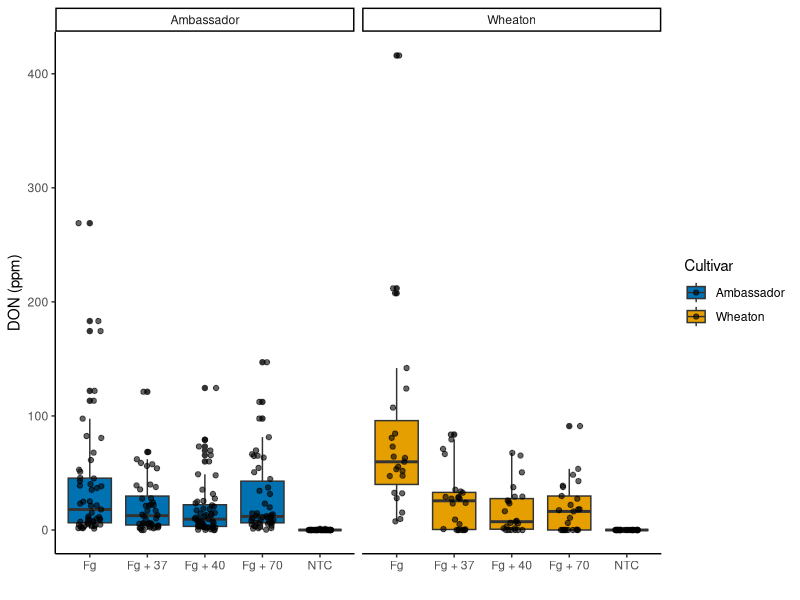
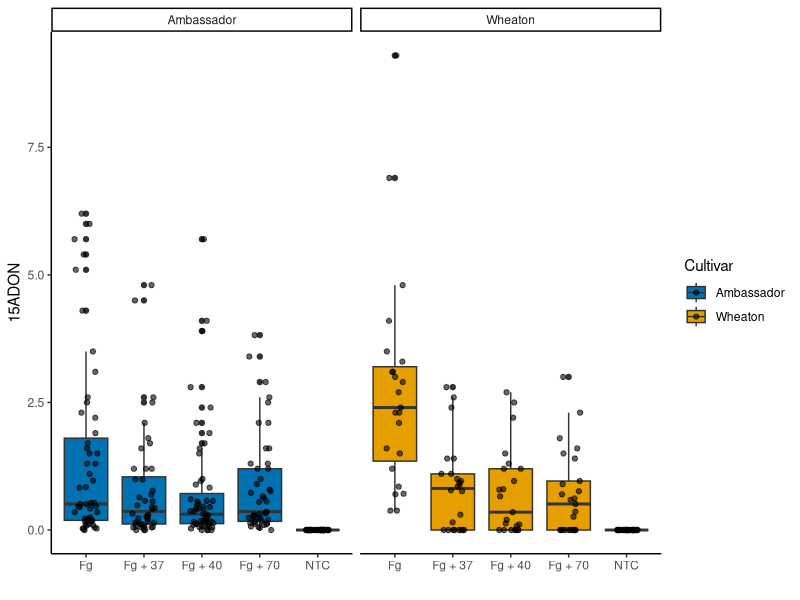
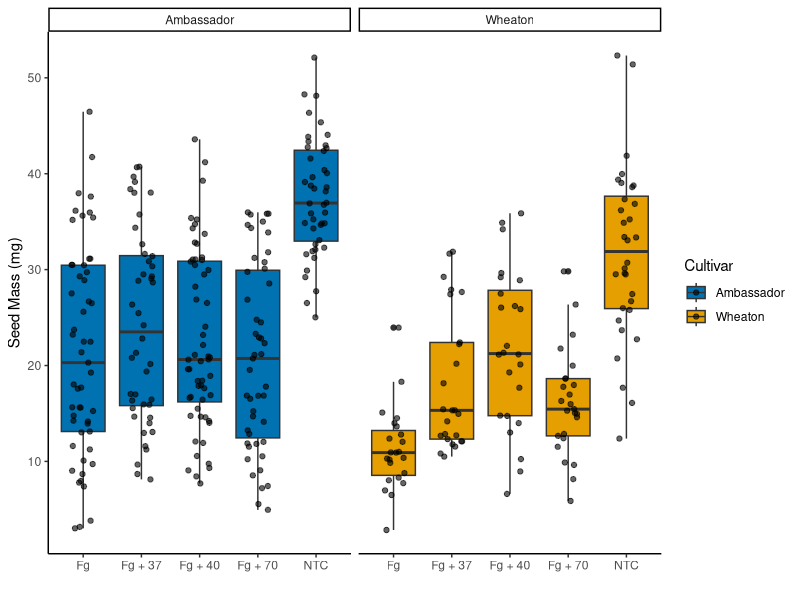

These figures' R source, in order: (Note: this script raises an error after producing the figures.)
## ---- chunk 1
df<- read.csv("MycotoxinData.csv", na.strings = "na")

## ---- chunk 2
library(ggplot2)
plot_box<- ggplot(df, aes(x = Treatment, y= DON, fill= Cultivar))+
  geom_boxplot()+
  scale_fill_manual(values = c("#0072B2","#E69F00"))+
  geom_point( position= position_jitterdodge(), color="black", alpha= 0.6)+
  xlab("")+
  ylab("DON (ppm)")+
  facet_wrap(~Cultivar)+
  theme_classic()
  
plot_box

## ---- chunk 3
plot_X <- ggplot(df, aes(x = Treatment, y= X15ADON , fill= Cultivar))+
  geom_boxplot()+
  scale_fill_manual(values = c("#0072B2","#E69F00"))+
  geom_point( position= position_jitterdodge(), color="black", alpha= 0.6)+
  xlab("")+
  ylab("15ADON")+
  facet_wrap(~Cultivar)+
  theme_classic()
plot_X

## ---- chunk 4
Plot_M<- ggplot(df, aes(x = Treatment, y= MassperSeed_mg , fill= Cultivar))+
  geom_boxplot()+
  scale_fill_manual(values = c("#0072B2","#E69F00"))+
  geom_point( position= position_jitterdodge(), color="black", alpha= 0.6)+
  xlab("")+
  ylab("Seed Mass (mg)")+
  facet_wrap(~Cultivar)+
  theme_classic()

Plot_M
## ---- chunk 5
library(ggplot2)
library(ggpubr)
P1<-plot_box +
  geom_pwc(aes(group = Treatment ),method = "t_test", label = "p.adj.format")
P2<-plot_X + 
  geom_pwc(aes(group = Treatment ),method = "t_test", label = "p.adj.format")
P3<-Plot_M+
  geom_pwc(aes(group = Treatment ),method = "t_test", label = "p.adj.format")
# ARRANGING ALL IN  1 FIGURE
fig2 <- ggarrange( plotlist = P1, P2, P3, 
                   labels ="auto",
                   nrow = 1, 
                   ncol = 3,
                   common.legend = T
)
fig2 
## ---- chunk 6
knitr::opts_chunk$set(echo = TRUE)
